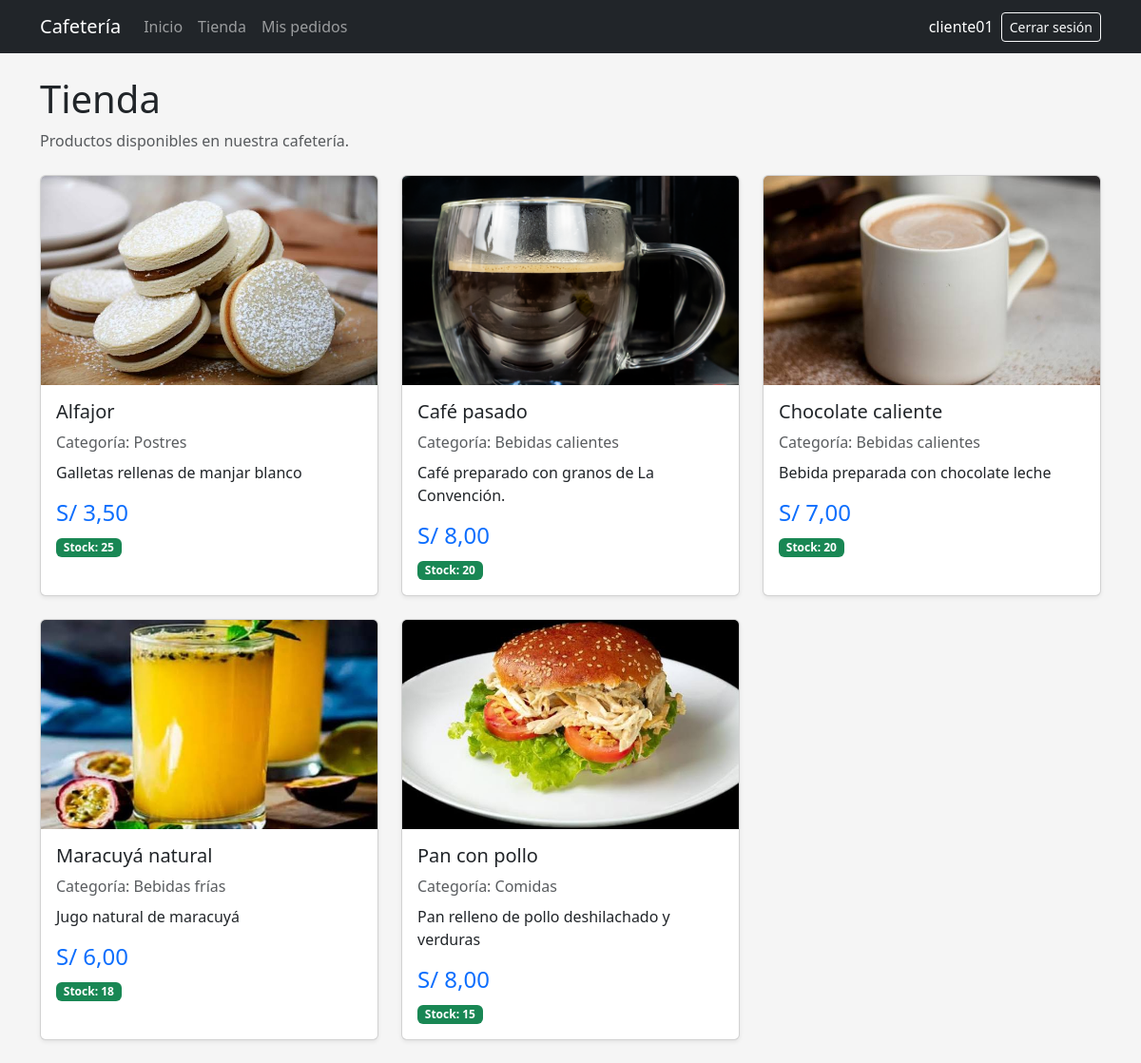
The app's page /tienda/ (signed in) with its own data.
### pedidos/models.py (models this page shows, shortened)
class Producto(models.Model):
    nombre = models.CharField(max_length=100)
    descripcion = models.TextField(blank=True)
    categoria = models.ForeignKey(
        Categoria,
        on_delete=models.SET_NULL,
        null=True,
        blank=True,
        related_name="productos",
    )
    precio = models.DecimalField(
        max_digits=8,
        decimal_places=2,
    )
    stock = models.PositiveIntegerField(default=0)
    imagen = models.ImageField(
        upload_to="productos/",
        blank=True,
    )
    activo = models.BooleanField(default=True)
    class Meta:
        ordering = ["nombre"]

class Categoria(models.Model):
    nombre = models.CharField(max_length=100)
    descripcion = models.TextField(blank=True)
    activo = models.BooleanField(default=True)
    class Meta:
        verbose_name = "Categoría"
        verbose_name_plural = "Categorías"
        ordering = ["nombre"]

### pedidos/views.py (the view)
@login_required
def tienda(request):
    productos = (
        Producto.objects
        .filter(activo=True)
        .select_related("categoria")
        .order_by("nombre")
    )
    return render(
        request,
        "tienda/lista.html",
        {
            "productos": productos,
        },
    )

### pedidos/templates/tienda/lista.html (shortened to what this page needs)
{% extends "base.html" %}
{% block content %}
<div class="mb-4">
    <h1>
        Tienda
    </h1>
    <p class="text-muted">
        Productos disponibles en nuestra cafetería.
    </p>
</div>
<div class="row g-4">
    {% for producto in productos %}
    <div class="col-md-6 col-lg-4">
        <div class="card h-100 shadow-sm">
            {% if producto.imagen %}
                <img
                    src="{{ producto.imagen.url }}"
                    class="card-img-top producto-imagen"
                    alt="{{ producto.nombre }}"
                >
            {% else %}
                <!-- Si no existe una imagen mostramos
                     un espacio informativo. -->
                <div class="producto-sin-imagen">
                    Sin imagen
                </div>
            {% endif %}
            <div class="card-body">
                <h5 class="card-title">
                    {{ producto.nombre }}
                </h5>
                <p class="text-muted mb-2">
                    Categoría:
                    {% if producto.categoria %}
                        {{ producto.categoria.nombre }}
                    {% else %}
                        Sin categoría
                    {% endif %}
                </p>
                <p class="card-text">
                    {{ producto.descripcion|default:"Sin descripción." }}
                </p>
                <h4 class="text-primary">
                    S/ {{ producto.precio }}
                </h4>
                {% if producto.stock > 0 %}
                    <span class="badge text-bg-success">
                        Stock: {{ producto.stock }}
                    </span>
                {% else %}
                    <span class="badge text-bg-danger">
                        Sin stock
                    </span>
                {% endif %}
            </div>
        </div>
    </div>
    {% endfor %}
</div>
{% endblock %}

### pedidos/templates/base.html (shortened to what this page needs)
{% load static %}
<!DOCTYPE html>
<html lang="es">
<head>
    <link
        href="https://cdn.jsdelivr.net/npm/bootstrap@5.3.3/dist/css/bootstrap.min.css"
        rel="stylesheet"
    >
    <link
        rel="stylesheet"
        href="{% static 'css/base.css' %}"
    >
</head>
<body>
{% if user.is_authenticated %}
<nav
    class="navbar navbar-expand-lg bg-dark"
    data-bs-theme="dark"
>
    <div class="container">
        <a
            class="navbar-brand"
            href="{% url 'inicio' %}"
        >
            Cafetería
        </a>
        <div
            class="collapse navbar-collapse"
            id="menuPrincipal"
        >
            <div class="navbar-nav me-auto">
                <a
                    class="nav-link"
                    href="{% url 'inicio' %}"
                >
                    Inicio
                </a>
                <a
                    class="nav-link"
                    href="{% url 'tienda' %}"
                >
                    Tienda
                </a>
                <a
                    class="nav-link"
                    href="{% url 'mis_pedidos' %}"
                >
                    Mis pedidos
                </a>
            </div>
            <div class="d-flex align-items-center gap-2">
                <span class="navbar-text text-white">
                    {{ user.username }}
                </span>
                <form
                    method="post"
                    action="{% url 'logout' %}"
                    class="m-0"
                >
                    <button
                        type="submit"
                        class="btn btn-outline-light btn-sm"
                    >
                        Cerrar sesión
                    </button>
                </form>
            </div>
        </div>
    </div>
</nav>
{% endif %}
<main class="container py-4">
    {% block content %}
    {% endblock %}
</main>
</body>
</html>

### static/css/base.css (style rules this page uses)
body { background-color: #f4f4f4; }
.navbar form { width: auto; }
.navbar form button { width: auto; }
body { background-color: #f5f5f5; }
.producto-imagen { height: 220px; object-fit: cover; }
.card { transition: transform 0.2s; }

### records on screen
Producto: imagen (picture), nombre "Alfajor", categoria.nombre "Postres", descripcion "Galletas rellenas de manjar blanco", precio "3,50", stock "25"
Producto: imagen (picture), nombre "Café pasado", categoria.nombre "Bebidas calientes", descripcion "Café preparado con granos de La Convención.", precio "8,00", stock "20"
Producto: imagen (picture), nombre "Chocolate caliente", categoria.nombre "Bebidas calientes", descripcion "Bebida preparada con chocolate leche", precio "7,00", stock "20"
Producto: imagen (picture), nombre "Maracuyá natural", categoria.nombre "Bebidas frías", descripcion "Jugo natural de maracuyá", precio "6,00", stock "18"
Producto: imagen (picture), nombre "Pan con pollo", categoria.nombre "Comidas", descripcion "Pan relleno de pollo deshilachado y verduras", precio "8,00", stock "15"

### other values on screen
{{ user.username }} "cliente01"
